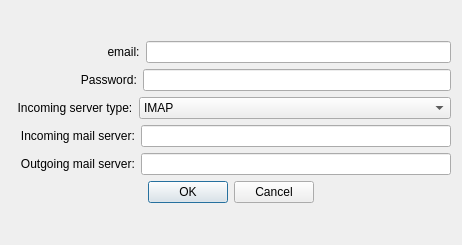
<?xml version="1.0" encoding="UTF-8"?>
<ui version="4.0">
 <class>AddMailboxForm</class>
 <widget class="QWidget" name="AddMailboxForm">
  <property name="geometry">
   <rect>
    <x>0</x>
    <y>0</y>
    <width>462</width>
    <height>245</height>
   </rect>
  </property>
  <property name="minimumSize">
   <size>
    <width>462</width>
    <height>245</height>
   </size>
  </property>
  <property name="windowTitle">
   <string>New mailbox</string>
  </property>
  <layout class="QVBoxLayout" name="verticalLayout_2">
   <item>
    <layout class="QVBoxLayout" name="verticalLayout">
     <property name="sizeConstraint">
      <enum>QLayout::SetDefaultConstraint</enum>
     </property>
     <item>
      <layout class="QHBoxLayout" name="email_layout">
       <item>
        <widget class="QLabel" name="email">
         <property name="text">
          <string>                             email:</string>
         </property>
        </widget>
       </item>
       <item>
        <widget class="QLineEdit" name="email_edit">
         <property name="sizePolicy">
          <sizepolicy hsizetype="Expanding" vsizetype="Fixed">
           <horstretch>0</horstretch>
           <verstretch>0</verstretch>
          </sizepolicy>
         </property>
         <property name="alignment">
          <set>Qt::AlignLeading|Qt::AlignLeft|Qt::AlignVCenter</set>
         </property>
        </widget>
       </item>
      </layout>
     </item>
     <item>
      <layout class="QHBoxLayout" name="password_layout">
       <item>
        <widget class="QLabel" name="password">
         <property name="text">
          <string>                     Password:</string>
         </property>
        </widget>
       </item>
       <item>
        <widget class="QLineEdit" name="password_edit">
         <property name="sizePolicy">
          <sizepolicy hsizetype="Expanding" vsizetype="Fixed">
           <horstretch>0</horstretch>
           <verstretch>0</verstretch>
          </sizepolicy>
         </property>
         <property name="echoMode">
          <enum>QLineEdit::Password</enum>
         </property>
        </widget>
       </item>
      </layout>
     </item>
     <item>
      <layout class="QHBoxLayout" name="incoming_server_type_layout">
       <item>
        <widget class="QLabel" name="inc_server_type_label">
         <property name="text">
          <string>  Incoming server type:</string>
         </property>
        </widget>
       </item>
       <item>
        <widget class="QComboBox" name="incoming_server_type">
         <property name="sizePolicy">
          <sizepolicy hsizetype="Expanding" vsizetype="Fixed">
           <horstretch>0</horstretch>
           <verstretch>0</verstretch>
          </sizepolicy>
         </property>
         <item>
          <property name="text">
           <string>IMAP</string>
          </property>
         </item>
         <item>
          <property name="text">
           <string>POP3</string>
          </property>
         </item>
        </widget>
       </item>
      </layout>
     </item>
     <item>
      <layout class="QHBoxLayout" name="incoming_server_layout">
       <item>
        <widget class="QLabel" name="incoming_server">
         <property name="text">
          <string>   Incoming mail server:</string>
         </property>
        </widget>
       </item>
       <item>
        <widget class="QLineEdit" name="incoming_server_edit">
         <property name="enabled">
          <bool>true</bool>
         </property>
         <property name="sizePolicy">
          <sizepolicy hsizetype="Expanding" vsizetype="Fixed">
           <horstretch>0</horstretch>
           <verstretch>0</verstretch>
          </sizepolicy>
         </property>
        </widget>
       </item>
      </layout>
     </item>
     <item>
      <layout class="QHBoxLayout" name="outgoing_server_layout">
       <item>
        <widget class="QLabel" name="outgoing_server">
         <property name="text">
          <string>   Outgoing mail server:</string>
         </property>
        </widget>
       </item>
       <item>
        <widget class="QLineEdit" name="outgoing_server_edit">
         <property name="sizePolicy">
          <sizepolicy hsizetype="Expanding" vsizetype="Fixed">
           <horstretch>0</horstretch>
           <verstretch>0</verstretch>
          </sizepolicy>
         </property>
        </widget>
       </item>
      </layout>
     </item>
     <item alignment="Qt::AlignHCenter">
      <widget class="QDialogButtonBox" name="buttonBox">
       <property name="standardButtons">
        <set>QDialogButtonBox::Cancel|QDialogButtonBox::Ok</set>
       </property>
      </widget>
     </item>
    </layout>
   </item>
  </layout>
 </widget>
 <resources/>
 <connections/>
</ui>
